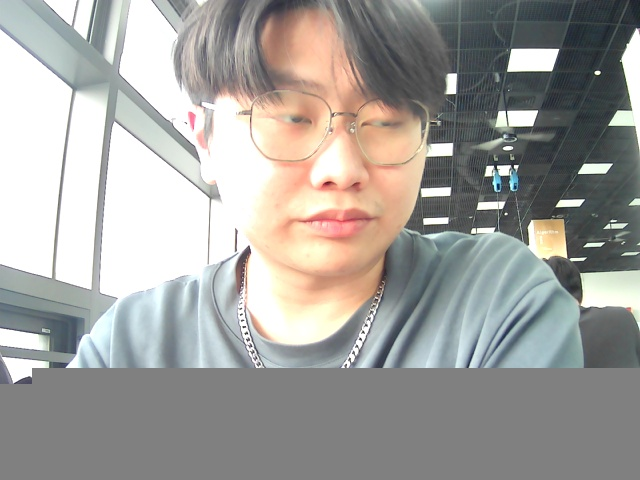
#> input picture 0327/0327.jpg, 640 x 480 px
$ python test2.py   (older library calls are emulated)
#> lines starting #> are read from the running program, lines starting #| are printed output that depends on the picture
# ch13_7.py
import cv2

src = cv2.imread("0327.jpg")
#> src is the input picture: shape (480, 640, 3); mean B, G, R 157.4, 161, 162.6
dstx = cv2.Sobel(src, cv2.CV_32F, 1, 0) # 計算 x 軸影像梯度
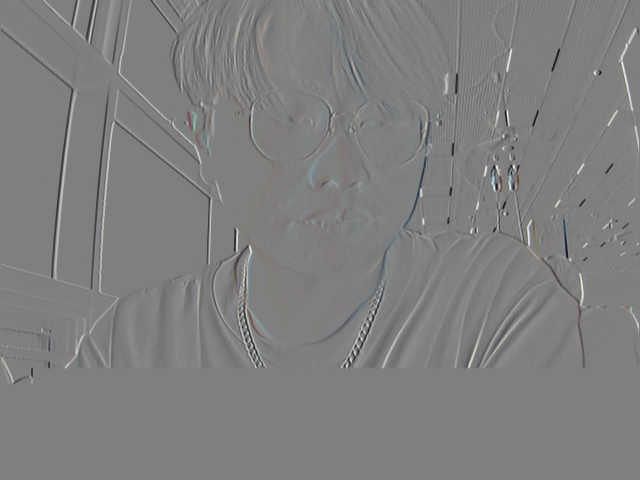
#> dstx: shape (480, 640, 3) float32; mean B, G, R -0.5, -0.5, -0.5; drawn with min black and max white
dsty = cv2.Sobel(src, cv2.CV_32F, 0, 1) # 計算 y 軸影像梯度
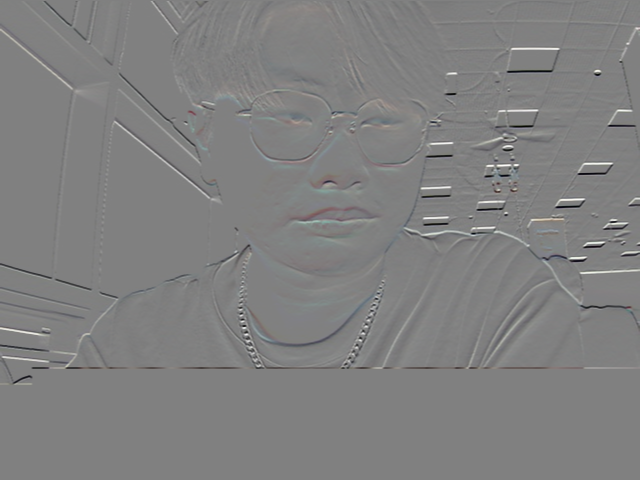
#> dsty: shape (480, 640, 3) float32; mean B, G, R -0.2, -0.2, -0.1; drawn with min black and max white
dstx = cv2.convertScaleAbs(dstx) # 將負值轉正值
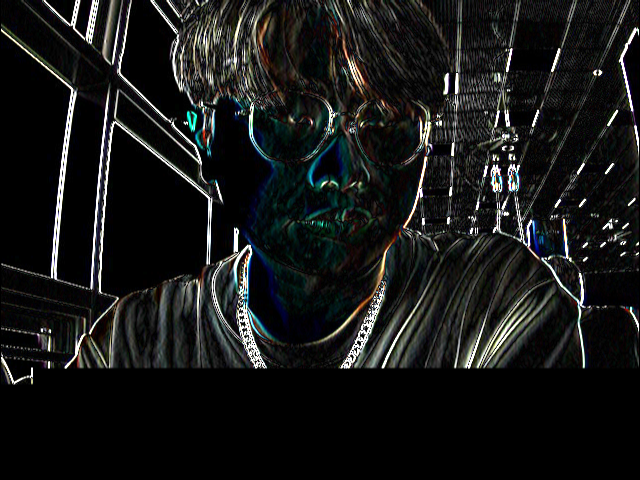
#> dstx: shape (480, 640, 3); mean B, G, R 23.9, 24.6, 23.6
dsty = cv2.convertScaleAbs(dsty) # 將負值轉正值
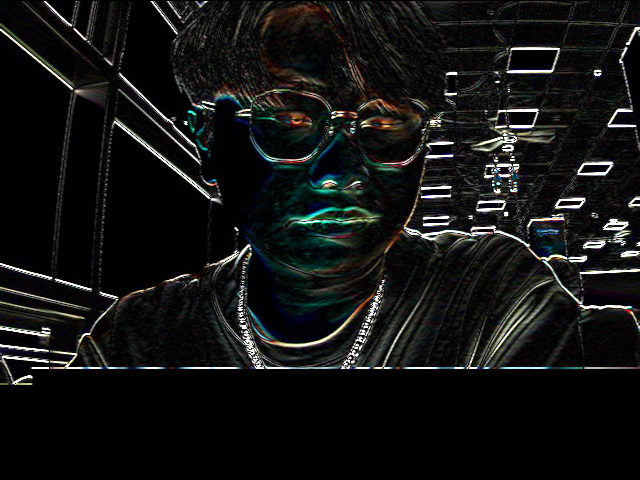
#> dsty: shape (480, 640, 3); mean B, G, R 19.5, 20.2, 19.3
dst = cv2.addWeighted(dstx, 0.5,dsty, 0.5, 0) # 影像融合
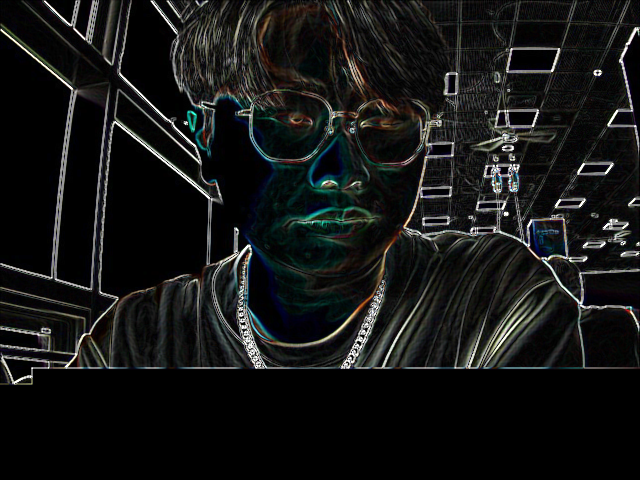
#> dst: shape (480, 640, 3); mean B, G, R 21.7, 22.4, 21.5
cv2.imshow("Src", src)
cv2.imshow("Dstx", dstx)
cv2.imshow("Dsty", dsty)
cv2.imshow("Dst", dst)

cv2.waitKey(0)
cv2.destroyAllWindows()
